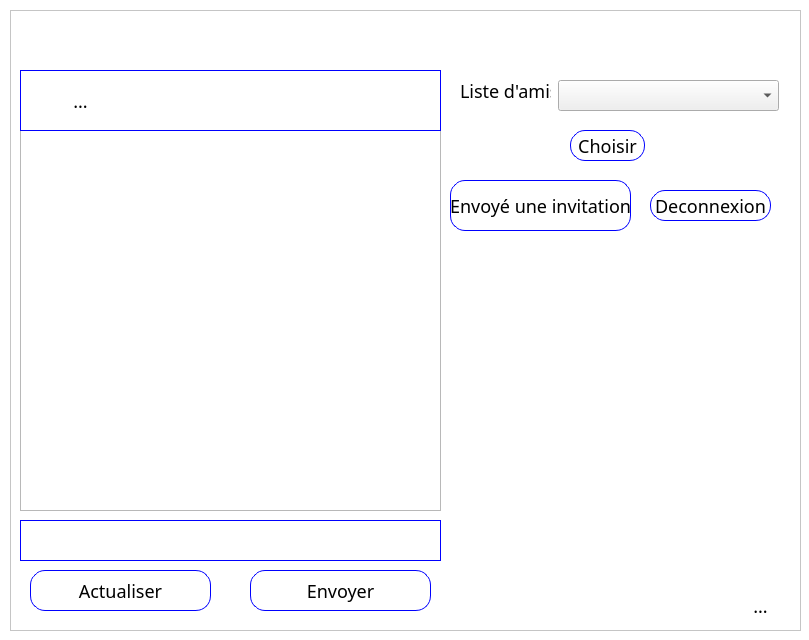
<?xml version="1.0" encoding="UTF-8"?>
<ui version="4.0">
 <class>Messagerie</class>
 <widget class="QDialog" name="Messagerie">
  <property name="geometry">
   <rect>
    <x>0</x>
    <y>0</y>
    <width>809</width>
    <height>640</height>
   </rect>
  </property>
  <property name="minimumSize">
   <size>
    <width>809</width>
    <height>640</height>
   </size>
  </property>
  <property name="maximumSize">
   <size>
    <width>809</width>
    <height>640</height>
   </size>
  </property>
  <property name="windowTitle">
   <string>Message - MyChat</string>
  </property>
  <property name="styleSheet">
   <string notr="true">*
{
	font-family :  century-gothic;
	font-size : 18px;
	color : black;
}

QDialog
{
	background : white;
}

QPushButton
{
	border : 1px solid blue;
	border-radius : 15px;
}
QToolButton
{
	border : none;
}

QPushButton:hover
{
	background : blue;
	color : white;
	border-radius : 15px;
}

QPlainTextEdit
{
	border : 1px solid blue;
}

QScrollArea
{
	background : white;

}

QFrame#invitation
{
	border : none;
}

QFrame#contenu
{
	background : white;
}

QTextEdit#message
{
	border : 1px solid blue;
}

QFrame#contenu1
{
	border : none;
}

QScrollArea
{
	border : 1px solid blue;
}
QFrame#frame
{
	border : 1px solid blue;
}</string>
  </property>
  <widget class="QFrame" name="contenu">
   <property name="geometry">
    <rect>
     <x>10</x>
     <y>10</y>
     <width>791</width>
     <height>621</height>
    </rect>
   </property>
   <property name="minimumSize">
    <size>
     <width>791</width>
     <height>621</height>
    </size>
   </property>
   <property name="maximumSize">
    <size>
     <width>16777215</width>
     <height>16777215</height>
    </size>
   </property>
   <property name="frameShape">
    <enum>QFrame::StyledPanel</enum>
   </property>
   <property name="frameShadow">
    <enum>QFrame::Raised</enum>
   </property>
   <widget class="QFrame" name="contenu1">
    <property name="geometry">
     <rect>
      <x>10</x>
      <y>10</y>
      <width>421</width>
      <height>601</height>
     </rect>
    </property>
    <property name="frameShape">
     <enum>QFrame::StyledPanel</enum>
    </property>
    <property name="frameShadow">
     <enum>QFrame::Raised</enum>
    </property>
    <widget class="QPushButton" name="envoyer">
     <property name="geometry">
      <rect>
       <x>230</x>
       <y>550</y>
       <width>181</width>
       <height>41</height>
      </rect>
     </property>
     <property name="text">
      <string>Envoyer</string>
     </property>
    </widget>
    <widget class="QPushButton" name="pushButton_2">
     <property name="geometry">
      <rect>
       <x>10</x>
       <y>550</y>
       <width>181</width>
       <height>41</height>
      </rect>
     </property>
     <property name="text">
      <string>Actualiser</string>
     </property>
    </widget>
    <widget class="QLabel" name="label_2">
     <property name="geometry">
      <rect>
       <x>10</x>
       <y>0</y>
       <width>91</width>
       <height>31</height>
      </rect>
     </property>
     <property name="text">
      <string/>
     </property>
    </widget>
    <widget class="QTextEdit" name="message">
     <property name="geometry">
      <rect>
       <x>0</x>
       <y>500</y>
       <width>421</width>
       <height>41</height>
      </rect>
     </property>
    </widget>
    <widget class="QTextEdit" name="contenu_messages">
     <property name="geometry">
      <rect>
       <x>0</x>
       <y>110</y>
       <width>421</width>
       <height>381</height>
      </rect>
     </property>
     <property name="readOnly">
      <bool>true</bool>
     </property>
    </widget>
    <widget class="QFrame" name="frame">
     <property name="geometry">
      <rect>
       <x>0</x>
       <y>50</y>
       <width>421</width>
       <height>61</height>
      </rect>
     </property>
     <property name="frameShape">
      <enum>QFrame::StyledPanel</enum>
     </property>
     <property name="frameShadow">
      <enum>QFrame::Raised</enum>
     </property>
     <widget class="QToolButton" name="toolButton">
      <property name="geometry">
       <rect>
        <x>40</x>
        <y>10</y>
        <width>41</width>
        <height>41</height>
       </rect>
      </property>
      <property name="text">
       <string>...</string>
      </property>
      <property name="icon">
       <iconset resource="ressources.qrc">
        <normaloff>:/Images/icons8-utilisateur-50.png</normaloff>:/Images/icons8-utilisateur-50.png</iconset>
      </property>
      <property name="iconSize">
       <size>
        <width>30</width>
        <height>30</height>
       </size>
      </property>
      <property name="checkable">
       <bool>false</bool>
      </property>
     </widget>
     <widget class="QLabel" name="label_3">
      <property name="geometry">
       <rect>
        <x>80</x>
        <y>20</y>
        <width>281</width>
        <height>31</height>
       </rect>
      </property>
      <property name="text">
       <string/>
      </property>
     </widget>
    </widget>
    <zorder>envoyer</zorder>
    <zorder>label_2</zorder>
    <zorder>message</zorder>
    <zorder>contenu_messages</zorder>
    <zorder>frame</zorder>
    <zorder>pushButton_2</zorder>
   </widget>
   <widget class="QFrame" name="invitation">
    <property name="geometry">
     <rect>
      <x>440</x>
      <y>60</y>
      <width>341</width>
      <height>401</height>
     </rect>
    </property>
    <property name="frameShape">
     <enum>QFrame::StyledPanel</enum>
    </property>
    <property name="frameShadow">
     <enum>QFrame::Raised</enum>
    </property>
    <widget class="QComboBox" name="comboBox">
     <property name="geometry">
      <rect>
       <x>108</x>
       <y>10</y>
       <width>221</width>
       <height>31</height>
      </rect>
     </property>
    </widget>
    <widget class="QLabel" name="label">
     <property name="geometry">
      <rect>
       <x>10</x>
       <y>10</y>
       <width>91</width>
       <height>21</height>
      </rect>
     </property>
     <property name="text">
      <string>Liste d'amis</string>
     </property>
    </widget>
    <widget class="QPushButton" name="pushButton_3">
     <property name="geometry">
      <rect>
       <x>120</x>
       <y>60</y>
       <width>75</width>
       <height>31</height>
      </rect>
     </property>
     <property name="text">
      <string>Choisir</string>
     </property>
    </widget>
    <widget class="QPushButton" name="pushButton_4">
     <property name="geometry">
      <rect>
       <x>0</x>
       <y>110</y>
       <width>181</width>
       <height>51</height>
      </rect>
     </property>
     <property name="text">
      <string>Envoyé une invitation</string>
     </property>
    </widget>
    <widget class="QPushButton" name="pushButton">
     <property name="geometry">
      <rect>
       <x>200</x>
       <y>120</y>
       <width>121</width>
       <height>31</height>
      </rect>
     </property>
     <property name="text">
      <string>Deconnexion</string>
     </property>
    </widget>
   </widget>
   <widget class="QToolButton" name="toolButton_2">
    <property name="geometry">
     <rect>
      <x>710</x>
      <y>570</y>
      <width>81</width>
      <height>51</height>
     </rect>
    </property>
    <property name="text">
     <string>...</string>
    </property>
    <property name="icon">
     <iconset resource="ressources.qrc">
      <normaloff>:/Images/logo.png</normaloff>:/Images/logo.png</iconset>
    </property>
    <property name="iconSize">
     <size>
      <width>50</width>
      <height>50</height>
     </size>
    </property>
   </widget>
  </widget>
 </widget>
 <resources>
  <include location="ressources.qrc"/>
 </resources>
 <connections/>
</ui>
